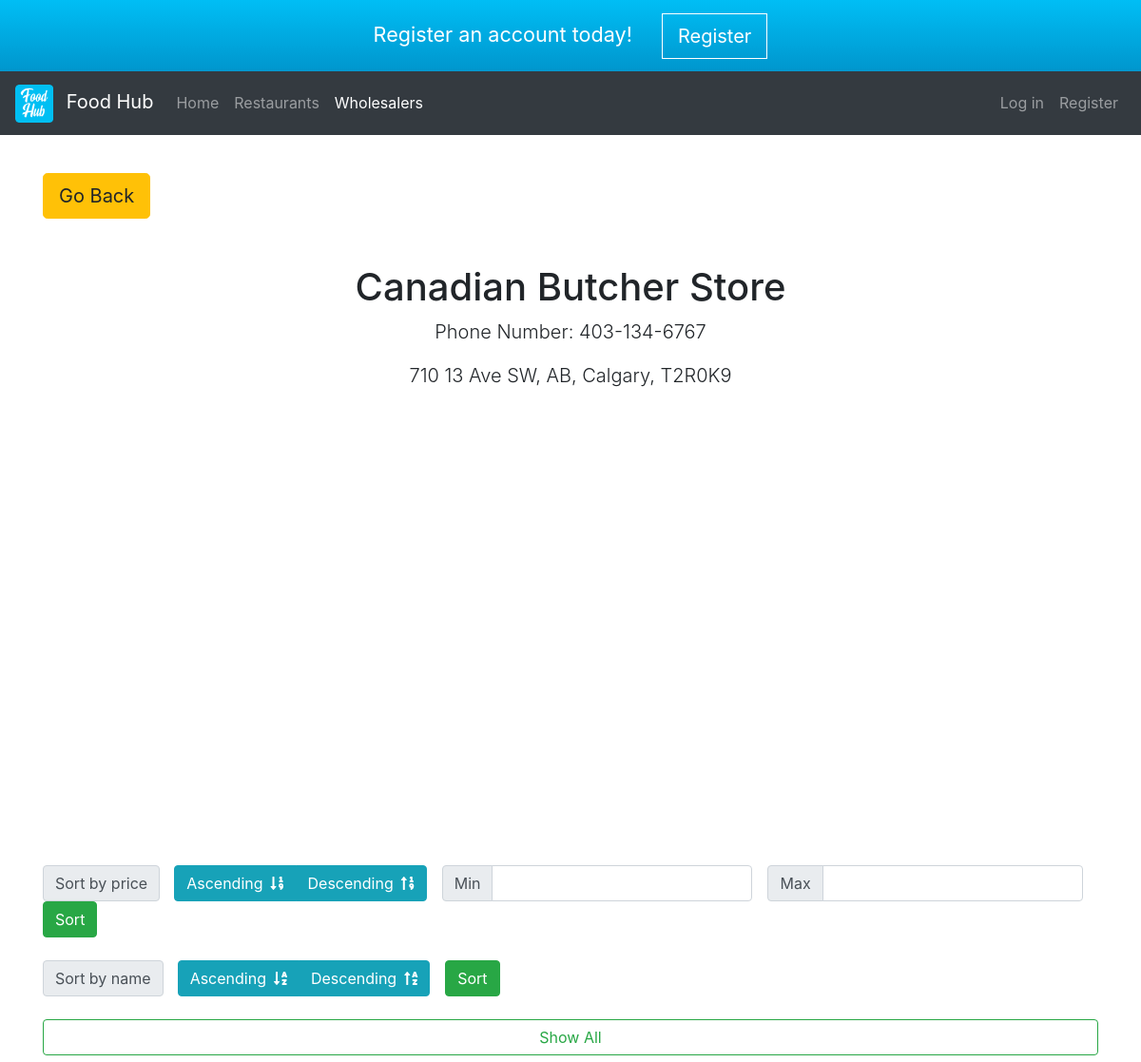
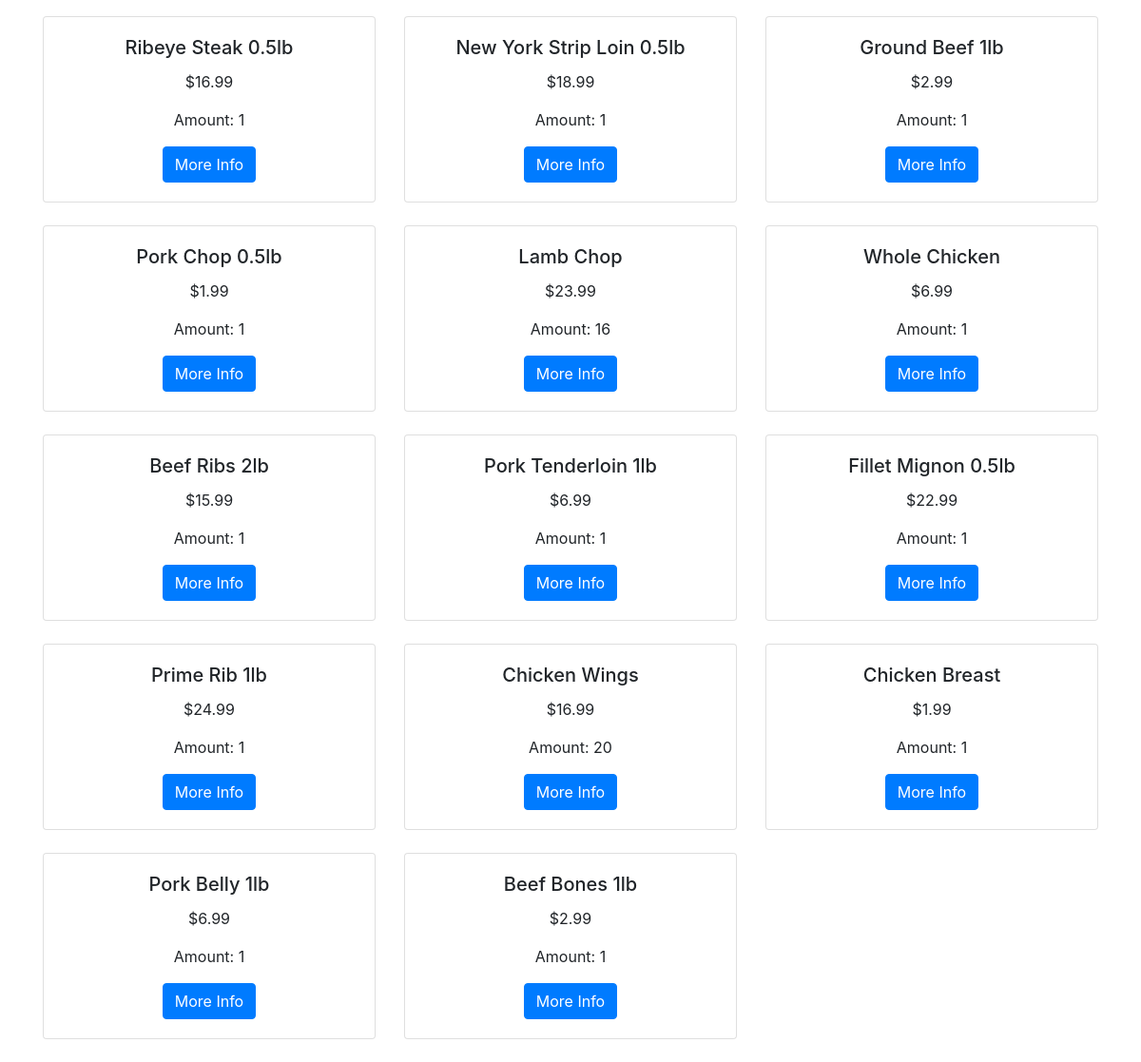
The page /wholesaler.php?ID=1 on the database its author committed (2 pictures, top to bottom).
### tables this page shows
CREATE TABLE IF NOT EXISTS `wholesaler` (
  `UID` int(11) NOT NULL AUTO_INCREMENT,
  `AID` int(11) NOT NULL,
  `Name` varchar(32) NOT NULL,
  `PhoneNumber` varchar(11) NOT NULL,
  `EmailAddress` varchar(64) NOT NULL,
  `Password` varchar(64) DEFAULT NULL,
  PRIMARY KEY (`UID`),
  UNIQUE KEY `EmailAddress` (`EmailAddress`),
  KEY `AID` (`AID`)
);

CREATE TABLE IF NOT EXISTS `address` (
  `AID` int(11) NOT NULL AUTO_INCREMENT,
  `Street` varchar(32) DEFAULT NULL,
  `HouseNumber` int(11) NOT NULL,
  `ApartmentNumber` int(11) NOT NULL DEFAULT '-1',
  `PostalCode` char(6) NOT NULL,
  PRIMARY KEY (`AID`),
  KEY `PostalCode` (`PostalCode`)
);

CREATE TABLE IF NOT EXISTS `postalcode` (
  `PostalCode` char(6) NOT NULL,
  `Province` enum('BC','AB','SK','MB','ON','QC','NL','NS','PE','NB','NT','YT','NU') DEFAULT NULL,
  `City` varchar(32) DEFAULT NULL,
  PRIMARY KEY (`PostalCode`)
);

CREATE TABLE IF NOT EXISTS `inventoryitem` (
  `UID` int(11) NOT NULL,
  `IID` int(11) NOT NULL,
  `INID` int(11) NOT NULL,
  `Name` varchar(32) NOT NULL,
  `Cost` decimal(10,2) NOT NULL,
  `Amount` int(11) NOT NULL,
  PRIMARY KEY (`UID`,`IID`),
  KEY `INID` (`INID`)
);

### includes/wholesaler.inc.php (the view, shortened to what this page needs)
<?php
if (isset($_GET["ID"])) {
    $sql = "SELECT * FROM wholesaler WHERE UID=?";
    $stmt = mysqli_stmt_init($mysqli);
    if (!mysqli_stmt_prepare($stmt, $sql)) {
        header("Location: ./wholesaler.php?error=sqlerror1");
        exit();
    } else {
        mysqli_stmt_bind_param($stmt, "i", $_GET["ID"]);
        mysqli_stmt_execute($stmt);
        $results = mysqli_stmt_get_result($stmt);
        $result = mysqli_fetch_assoc($results);
        echo '
        <a class="btn btn-warning btn-lg mt-3" href="../wholesaler.php">Go Back</a>
        <main role="main" class="container">
            <div class="starter-template">
                    <h1>'.$result["Name"].'</h1>';
        $sql = "SELECT * FROM address WHERE AID=?";
        $stmt = mysqli_stmt_init($mysqli);
        if (!mysqli_stmt_prepare($stmt, $sql)) {
            header("Location: ./wholesaler.php?error=sqlerror2");
            exit();
        } else {
            mysqli_stmt_bind_param($stmt, "i", $result["AID"]);
            mysqli_stmt_execute($stmt);
            $results = mysqli_stmt_get_result($stmt);
            $result2 = mysqli_fetch_assoc($results);
            $sql = "SELECT * FROM postalcode WHERE PostalCode=?";
            $stmt = mysqli_stmt_init($mysqli);
            if (!mysqli_stmt_prepare($stmt, $sql)) {
                header("Location: ./wholesaler.php?error=sqlerror3");
                exit();
            } else {
                mysqli_stmt_bind_param($stmt, "s", $result2["PostalCode"]);
                mysqli_stmt_execute($stmt);
                $results = mysqli_stmt_get_result($stmt);
                $result3 = mysqli_fetch_assoc($results);
                echo '<p class="lead">Phone Number: ' . preg_replace("/^(\d{3})(\d{3})(\d{4})$/", "$1-$2-$3", $result["PhoneNumber"]) . '</p>
                      <p class="lead">' . $result2["HouseNumber"] . ' ' . $result2["Street"] . ', ' . $result3["Province"] . ', ' . $result3["City"] . ', ' . $result2["PostalCode"] . '</p>';
                $address = $result2["Street"] . ', ' . $result3["Province"] . ', ' . $result3["City"] . ', ' . $result3["PostalCode"];
                echo "<div class='d-flex justify-content-center pt-3'><div id='map' style='width: 520px; height: 420px;'></div></div>
                    <script>
                    function initMap() {
                      var geocoder = new google.maps.Geocoder();
                      geocoder.geocode({'address': '".$address."'}, function(res, status) {
                          if (status === 'OK') {
                               var map = new google.maps.Map(
                                    document.getElementById('map'), {zoom: 16, center: res[0].geometry.location});
                               var marker = new google.maps.Marker({position: res[0].geometry.location, map: map});
                          } else {
                              alert('Google maps geocoder failed: ' + status);
                          }
                      });
                    }
                        </script>
                    <script async defer src='https://maps.googleapis.com/maps/api/js?key=AIzaSyAgiw_wUVJBfwFyYAWvQlcpDLLZT8Ceapo&callback=initMap'></script>";
                echo '</div>
                </main>';
            }
        }
    }
    echo '<form class="form-inline mb-4" action="./wholesaler.php?ID=' . $_GET["ID"] . '"" method="get">
                <input type="text" class="form-control" id="ID" name="ID" hidden value="'.$_GET["ID"].'">
                <div class="input-group-prepend pr-3">
                    <div class="input-group-text">Sort by price</div>
                </div>
                <div class="btn-group btn-group-toggle" data-toggle="buttons">';
    if (isset($_GET["psort"])) {
        if ($_GET["psort"] == 1) {
            echo '<label class="btn btn-info active">
                  <input type="radio" id="Ascending" name="psort" class="form-check-input" value="1" autocomplete="off" checked>';
        } else {
            echo '<label class="btn btn-info">
                  <input type="radio" id="Ascending" name="psort" class="form-check-input" value="1" autocomplete="off">';
        }
    } else {
        echo '<label class="btn btn-info">
              <input type="radio" id="Ascending" name="psort" class="form-check-input" value="1" autocomplete="off">';
    }
    echo '
                    Ascending <i class="fas fa-sort-numeric-down pl-2"></i>
                    </label>';
    if (isset($_GET["psort"])) {
        if ($_GET["psort"] == 2) {
            echo '<label class="btn btn-info active">
                  <input type="radio" id="Descending" name="psort" class="form-check-input" value="2" autocomplete="off" checked>';
        } else {
            echo '<label class="btn btn-info">
                  <input type="radio" id="Descending" name="psort" class="form-check-input" value="2" autocomplete="off">';
        }
    } else {
        echo '<label class="btn btn-info">
              <input type="radio" id="Descending" name="psort" class="form-check-input" value="2" autocomplete="off">';
    }
    echo 'Descending <i class="fas fa-sort-numeric-up pl-2"></i>
                    </label>
                </div>
                <div class="input-group px-3">
                    <div class="input-group-prepend">
                        <div class="input-group-text">Min</div>
                    </div>
                    <input type="number" class="form-control" id="Min" name="Min" step=".01"';
    if (isset($_GET["Min"])) {
        echo ' value="'.$_GET["Min"].'"';
    }
    echo '></div>
                <div class="input-group pr-3">
                    <div class="input-group-prepend">
                        <div class="input-group-text">Max</div>
                    </div>
                    <input type="number" class="form-control" id="Max" name="Max" step=".01"';
    if (isset($_GET["Max"])) {
        echo ' value="'.$_GET["Max"].'"';
    }
    echo '>
                </div>
                <button type="submit" class="btn btn-success" name="wholesalersortprice-submit">Sort</button>
        </form>';
    echo '<form class="form-inline mb-4" action="./wholesaler.php?ID=" method="get">
                <input type="text" class="form-control" id="ID" name="ID" hidden value="'.$_GET["ID"].'">
                <div class="input-group-prepend pr-3">
                    <div class="input-group-text">Sort by name</div>
                </div>
                <div class="btn-group btn-group-toggle pr-3" data-toggle="buttons">';
    if (isset($_GET["nsort"])) {
        if ($_GET["nsort"] == 1) {
            echo '<label class="btn btn-info active">
                    <input type="radio" name="nsort" class="form-check-input" value="1" autocomplete="off" checked>
                    Ascending <i class="fas fa-sort-alpha-down pl-2"></i>
                    </label>';
        } else {
            echo '<label class="btn btn-info">
                    <input type="radio" name="nsort" class="form-check-input" value="1" autocomplete="off">
                    Ascending <i class="fas fa-sort-alpha-down pl-2"></i>
                    </label>';
        }
        if ($_GET["nsort"] == 2) {
            echo '<label class="btn btn-info active">
                    <input type="radio" name="nsort" class="form-check-input" value="2" autocomplete="off" checked>
                    Descending <i class="fas fa-sort-alpha-up pl-2"></i>
                    </label>';
        } else {
            echo '<label class="btn btn-info">
                    <input type="radio" name="nsort" class="form-check-input" value="2" autocomplete="off">
                    Descending <i class="fas fa-sort-alpha-up pl-2"></i>
                    </label>';
        }
    } else {
        echo '<label class="btn btn-info">
            <input type="radio" name="nsort" class="form-check-input" value="1" autocomplete="off">
            Ascending <i class="fas fa-sort-alpha-down pl-2"></i>
            </label>
            <label class="btn btn-info">
            <input type="radio" name="nsort" class="form-check-input" value="2" autocomplete="off">
            Descending <i class="fas fa-sort-alpha-up pl-2"></i>
            </label>';
    }
    echo        '</div>
                <button type="submit" class="btn btn-success" name="wholesalersorttype-submit">Sort</button>
        </form>
        <a class="btn btn-outline-success mb-4 btn-block" href="wholesaler.php?ID=' . $_GET["ID"] . '">Show All</a>';
    $sql = "SELECT * FROM inventoryitem WHERE UID=?";
    $stmt = mysqli_stmt_init($mysqli);
    if (!mysqli_stmt_prepare($stmt, $sql)) {
        header("Location: ./wholesaler.php?error=sqlerror4");
        exit();
    } else {
        mysqli_stmt_bind_param($stmt, "i", $_GET["ID"]);
        mysqli_stmt_execute($stmt);
        $results = mysqli_stmt_get_result($stmt);
        $first = false;
        $counter = 0;
        while ($rows = mysqli_fetch_assoc($results)) {
            if (!$first) {
                echo '<div class="row mb-4">
                        <div class="col-sm-4">
                            <div class="card text-center">';
                echo '  <div class ="card-body">
                                    <h5 class="card-title">' . $rows["Name"] . '</h5>
                                    <p class="card-text">$'.$rows["Cost"].'</p>
                                    <p class="card-text">Amount: '.$rows["Amount"].'</p>
                                    <a href="inventoryitem.php?UID=' . $rows["UID"] . '&IID='.$rows["IID"].'" class="btn btn-primary">More Info</a>
                                </div>
                            </div>
                        </div>';
                $first = true;
                $counter += 1;
            } else if ($counter === 3) {
                echo '</div><div class="row mb-4">
                                <div class="col-sm-4">
                                <div class="card text-center">';
                    echo '<div class="card-body">
                                            <h5 class="card-title">' . $rows["Name"] . '</h5>
                                            <p class="card-text">$'.$rows["Cost"].'</p>
                                            <p class="card-text">Amount: '.$rows["Amount"].'</p>
                                            <a href="inventoryitem.php?UID=' . $rows["UID"] . '&IID='.$rows["IID"].'" class="btn btn-primary">More Info</a>
                                        </div>
                                    </div>
                                </div>';
                $counter = 1;
            } else {
                echo '<div class="col-sm-4">
                <div class="card text-center">';
                  echo '<div class ="card-body">
                                    <h5 class="card-title">' . $rows["Name"] . '</h5>
                                    <p class="card-text">$'.$rows["Cost"].'</p>
                                    <p class="card-text">Amount: '.$rows["Amount"].'</p>
                                    <a href="inventoryitem.php?UID=' . $rows["UID"] . '&IID='.$rows["IID"].'" class="btn btn-primary">More Info</a>
                                </div>
                            </div>
                        </div>';
                $counter += 1;
            }
        }
        echo '</div>';
    }
}
?>

### public/stylesheets/style.css (style rules this page uses)
body:after { display:none; content: url("../images/landing/RestaurantLandingGrey.png") url("../images/landing/WholesalerLandingGrey.png") url("../images/landing/CustomerLandingGrey.png"); }
.starter-template { padding: 3rem 1.5rem; text-align: center; }

### rows shown on the page
wholesaler: Name "Canadian Butcher Store", PhoneNumber "403-134-6767"
address: HouseNumber "710", Street "13 Ave SW", PostalCode "T2R0K9"
postalcode: Province "AB", City "Calgary"
inventoryitem: Name "Ribeye Steak 0.5lb", Cost "16.99", Amount "1"
inventoryitem: Name "New York Strip Loin 0.5lb", Cost "18.99", Amount "1"
inventoryitem: Name "Ground Beef 1lb", Cost "2.99", Amount "1"
inventoryitem: Name "Pork Chop 0.5lb", Cost "1.99", Amount "1"
inventoryitem: Name "Lamb Chop", Cost "23.99", Amount "16"
inventoryitem: Name "Whole Chicken", Cost "6.99", Amount "1"
inventoryitem: Name "Beef Ribs 2lb", Cost "15.99", Amount "1"
inventoryitem: Name "Pork Tenderloin 1lb", Cost "6.99", Amount "1"
inventoryitem: Name "Fillet Mignon 0.5lb", Cost "22.99", Amount "1"
inventoryitem: Name "Prime Rib 1lb", Cost "24.99", Amount "1"
inventoryitem: Name "Chicken Wings", Cost "16.99", Amount "20"
inventoryitem: Name "Chicken Breast", Cost "1.99", Amount "1"
inventoryitem: Name "Pork Belly 1lb", Cost "6.99", Amount "1"
inventoryitem: Name "Beef Bones 1lb", Cost "2.99", Amount "1"
